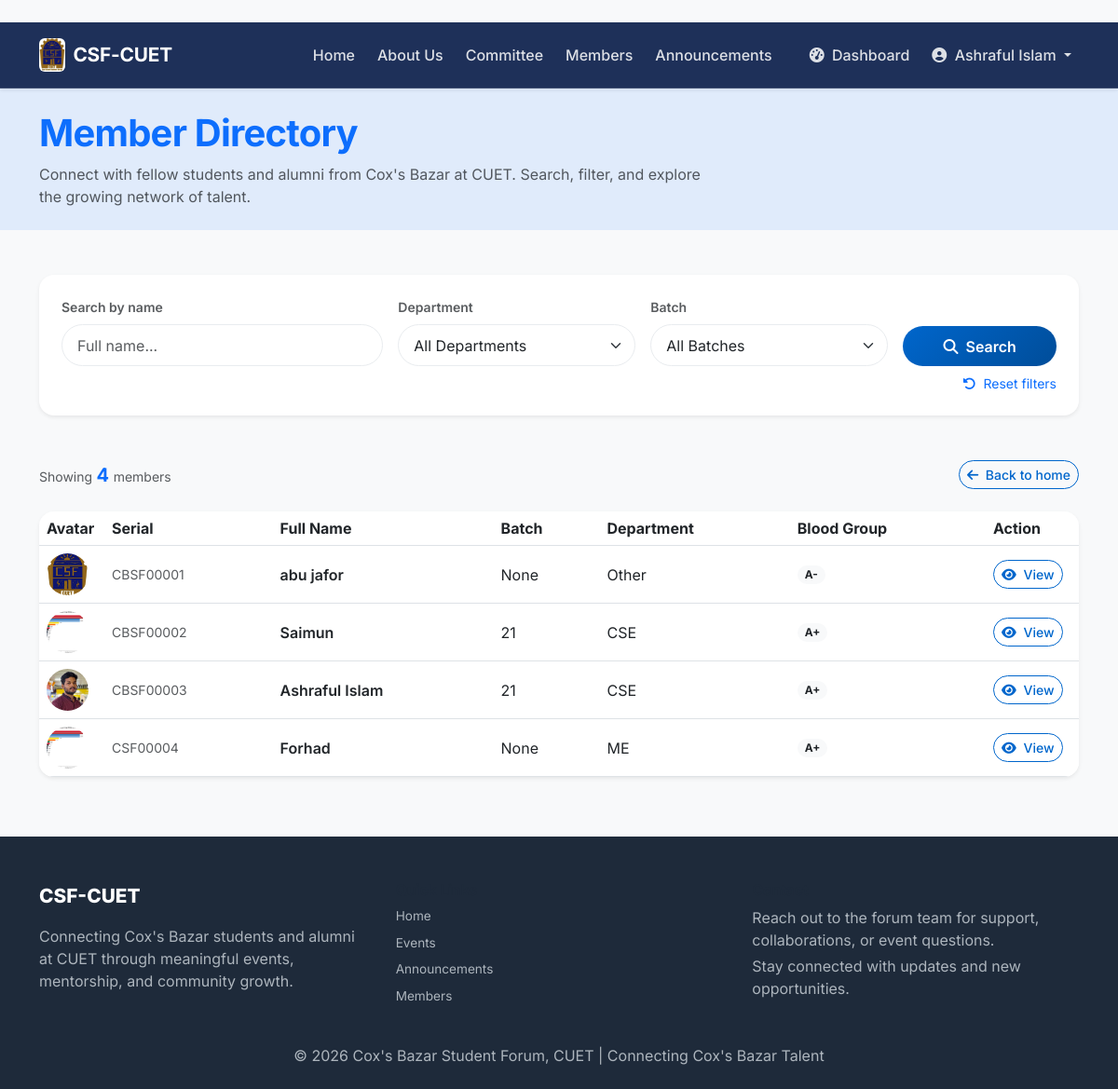
/members/ (signed in), run on an earlier commit of the app's database.
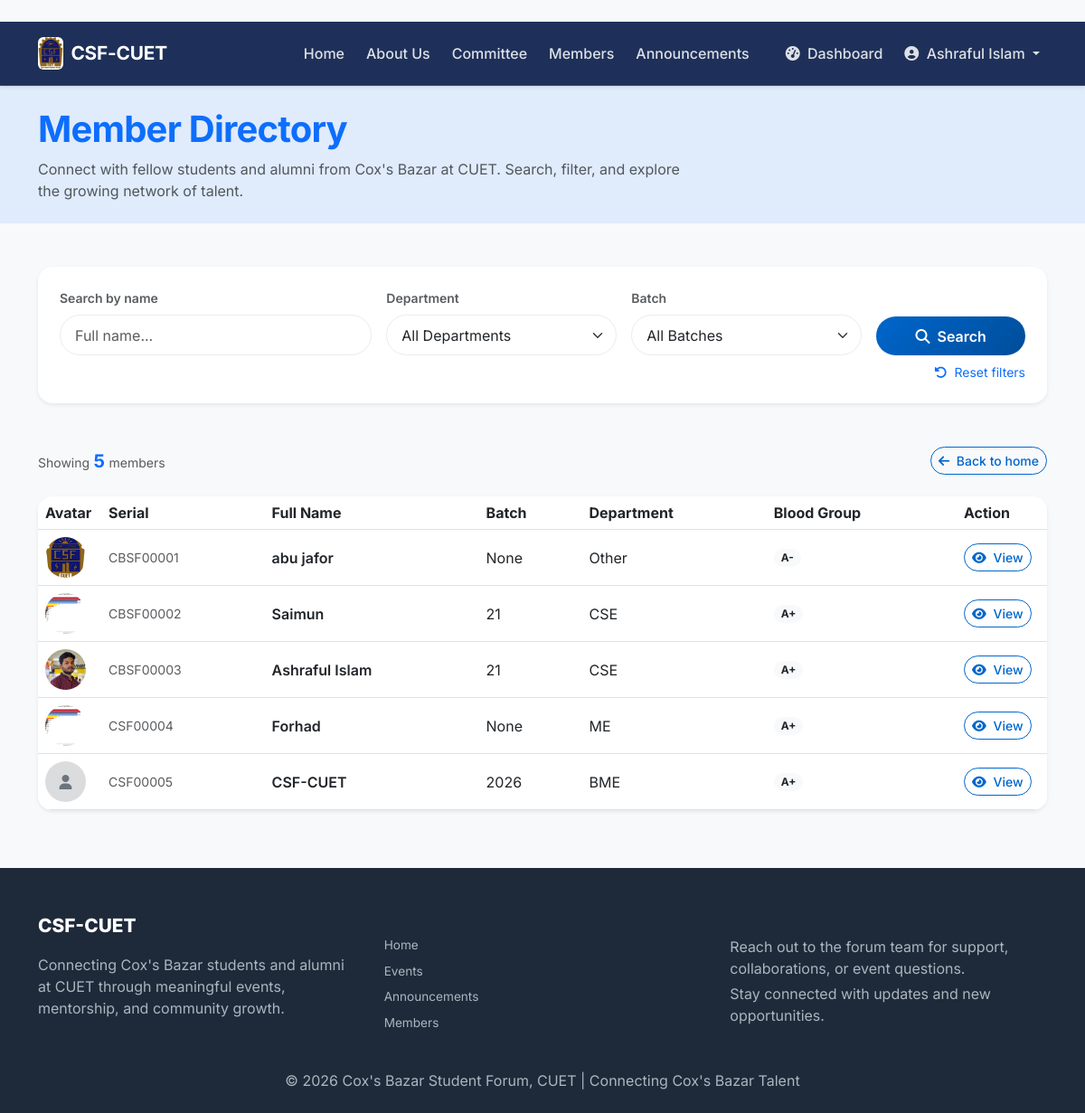
And on a later commit of the database.
### core/models.py (models this page shows, shortened)
class User(AbstractBaseUser, PermissionsMixin):
    ROLE_CHOICES = [('member', 'Member'), ('admin', 'Admin')]
    STATUS_CHOICES = [('pending', 'Pending Approval'), ('active', 'Active'), ('inactive', 'Inactive')]
    BLOOD_GROUPS = [('A+','A+'),('A-','A-'),('B+','B+'),('B-','B-'),('AB+','AB+'),('AB-','AB-'),('O+','O+'),('O-','O-')]
    GENDER_CHOICES = [('Male','Male'),('Female','Female'),('Other','Other')]
    UPAZILA_CHOICES = [
        ('Cox\'s Bazar Sadar', "Cox's Bazar Sadar"),
        ('Teknaf', 'Teknaf'),
        ('Ukhiya', 'Ukhiya'),
        ('Chakaria', 'Chakaria'),
        ('Ramu', 'Ramu'),
        ('Pekua', 'Pekua'),
        ('Maheshkhali', 'Maheshkhali'),
        ('Kutubdia', 'Kutubdia'),
        ('Eidgaon', 'Eidgaon'),
        ('Other', 'Other'),
    ]
    id = models.AutoField(primary_key=True)
    serial_no = models.CharField(max_length=20, unique=True, blank=True, null=True)
    full_name = models.CharField(max_length=200)
    email = models.EmailField(unique=True)
    batch = models.IntegerField(null=True, blank=True)
    department = models.ForeignKey(Department, on_delete=models.SET_NULL, null=True)
    blood_group = models.CharField(max_length=3, choices=BLOOD_GROUPS)
    gender = models.CharField(max_length=10, choices=GENDER_CHOICES)
    phone = models.CharField(max_length=15)
    address = models.TextField(blank=True)
    dob = models.DateField(null=True, blank=True)
    profile_photo = models.ImageField(upload_to='profile_photos/', null=True, blank=True)
    upazila = models.CharField(max_length=100, choices=UPAZILA_CHOICES, blank=True)
    linkedin = models.URLField(blank=True)
    facebook = models.URLField(blank=True)
    twitter = models.URLField(blank=True)
    instagram = models.URLField(blank=True)
    company = models.CharField(max_length=150, blank=True)
    designation = models.CharField(max_length=100, blank=True)
    work_address = models.TextField(blank=True)
    status = models.CharField(max_length=10, choices=STATUS_CHOICES, default='pending')
    role = models.CharField(max_length=10, choices=ROLE_CHOICES, default='member')
    date_joined = models.DateTimeField(default=timezone.now)
    is_active = models.BooleanField(default=True)
    is_staff = models.BooleanField(default=False)
    objects = UserManager()
    USERNAME_FIELD = 'email'
    REQUIRED_FIELDS = ['full_name']

class Department(models.Model):
    id = models.AutoField(primary_key=True)
    name = models.CharField(max_length=100, unique=True)
    class Meta:
        ordering = ['name']

### core/views.py (the view)
@active_member_required
def member_directory(request):
    members = User.objects.filter(status='active')
    search_query = request.GET.get('search', '')
    department_id = request.GET.get('department', '')
    batch = request.GET.get('batch', '')
    if search_query:
        members = members.filter(full_name__icontains=search_query)
    if department_id:
        members = members.filter(department_id=department_id)
    if batch:
        members = members.filter(batch=batch)
    paginator = Paginator(members, 20)
    page_number = request.GET.get('page')
    page_obj = paginator.get_page(page_number)
    departments = Department.objects.all()
    batches = User.objects.filter(status='active').values_list('batch', flat=True).distinct().order_by('-batch')
    return render(request, 'core/member_directory.html', {
        'page_obj': page_obj,
        'departments': departments,
        'batches': batches,
        'search_query': search_query,
        'selected_department': department_id,
        'selected_batch': batch,
    })

### core/views.py (called while the page is built)
def active_member_required(view_func):
    @wraps(view_func)
    def _wrapped_view(request, *args, **kwargs):
        if not request.user.is_authenticated:
            return redirect('core:login')
        if request.user.status != 'active':
            messages.warning(request, 'Your account is pending approval.')
            return redirect('core:homepage')
        return view_func(request, *args, **kwargs)
    return _wrapped_view

### core/templates/core/member_directory.html (shortened to what the changed rows need)
﻿{% extends 'core/base.html' %}
{% load static %}
{% block content %}
<section class="bg-primary bg-opacity-10 py-4 mb-5">
    <div class="container">
        <div class="row align-items-center">
            <div class="col-lg-8">
                <h1 class="display-6 fw-bold text-primary mb-2">Member Directory</h1>
            </div>
        </div>
    </div>
</section>
<div class="container">
    <div class="d-flex flex-wrap justify-content-between align-items-center mb-4 gap-3">
        <div>
            <span class="text-muted small">Showing</span>
            <span class="fw-bold text-primary fs-5">{{ page_obj.paginator.count }}</span>
            <span class="text-muted small"> members</span>
        </div>
    </div>
    <div class="d-none d-md-block">
        <div class="table-responsive rounded-4 shadow-sm overflow-hidden">
            <table class="table table-hover align-middle mb-0 bg-white">
                <thead class="bg-light">
                    <tr class="text-nowrap">
                        <th scope="col" style="width: 70px;">Avatar</th>
                        <th scope="col">Serial</th>
                        <th scope="col">Full Name</th>
                        <th scope="col">Batch</th>
                        <th scope="col">Department</th>
                        <th scope="col">Blood Group</th>
                        <th scope="col" style="width: 100px;">Action</th>
                    </tr>
                </thead>
                <tbody>
                    {% for member in page_obj %}
                    <tr>
                        <td>
                            {% if member.profile_photo %}
                                <img src="{{ member.profile_photo.url }}" width="45" height="45" class="rounded-circle" style="object-fit: cover;" alt="{{ member.full_name }}">
                            {% else %}
                                <div class="bg-secondary bg-opacity-25 rounded-circle d-flex align-items-center justify-content-center" style="width: 45px; height: 45px;">
                                    <i class="fas fa-user text-secondary"></i>
                                </div>
                            {% endif %}
                        </td>
                        <td class="text-muted small">{{ member.serial_no|default:"—" }}</td>
                        <td class="fw-semibold">{{ member.full_name }}</td>
                        <td>{{ member.batch }}</td>
                        <td>{{ member.department.name|default:"—" }}</td>
                        <td><span class="badge bg-light text-dark px-2 py-1 rounded-pill">{{ member.blood_group }}</span></td>
                        <td>
                            <a href="{% url 'core:member_profile' member.id %}" class="btn btn-sm btn-outline-primary rounded-pill">
                                <i class="fas fa-eye me-1"></i> View
                            </a>
                        </td>
                    </tr>
                    {% endfor %}
                </tbody>
            </table>
        </div>
    </div>
</div>
{% endblock %}

### core/templates/core/base.html (shortened to what the changed rows need)
<!DOCTYPE html>
<html lang="en">
<head>
    {% load static %}
    <link href="https://cdn.jsdelivr.net/npm/bootstrap@5.3.0/dist/css/bootstrap.min.css" rel="stylesheet">
    <link rel="stylesheet" href="https://cdnjs.cloudflare.com/ajax/libs/font-awesome/6.4.0/css/all.min.css">
    <link rel="stylesheet" href="{% static 'core/css/style.css' %}">
</head>
<body>
    <nav class="navbar navbar-expand-lg navbar-dark navbar-glass shadow-sm">
        <div class="container">
            <div class="collapse navbar-collapse" id="navbarNav">
                <ul class="navbar-nav ms-auto align-items-lg-center gap-2">
                    {% if user.is_authenticated and user.status == 'active' %}
                        <li class="nav-item ms-lg-3">
                            <a class="nav-link" href="{% url 'core:dashboard' %}">
                                <i class="fas fa-tachometer-alt me-1"></i> Dashboard
                            </a>
                        </li>
                        <li class="nav-item dropdown">
                            <a class="nav-link dropdown-toggle" href="#" id="navbarProfileDropdown" role="button"
                               data-bs-toggle="dropdown" aria-expanded="false">
                                <i class="fas fa-user-circle me-1"></i> {{ user.full_name|truncatechars:18 }}
                            </a>
                        </li>
                    {% else %}
                        <li class="nav-item ms-lg-2"><a class="nav-link btn btn-outline-light px-3" href="{% url 'core:register' %}">Sign Up</a></li>
                        <li class="nav-item ms-lg-2"><a class="nav-link btn btn-light px-3" href="{% url 'core:login' %}">Login</a></li>
                    {% endif %}
                </ul>
            </div>
        </div>
    </nav>
    <main class="main-content">
        {% block content %}{% endblock %}
    </main>
</body>
</html>

What changed in the data, as far as the page shows it:
added User: serial_no "CSF00005", full_name "CSF-CUET", batch "2026", department.name "BME", blood_group "A+"
Also different on the page:
{{ page_obj.paginator.count }}: "4" → "5"
